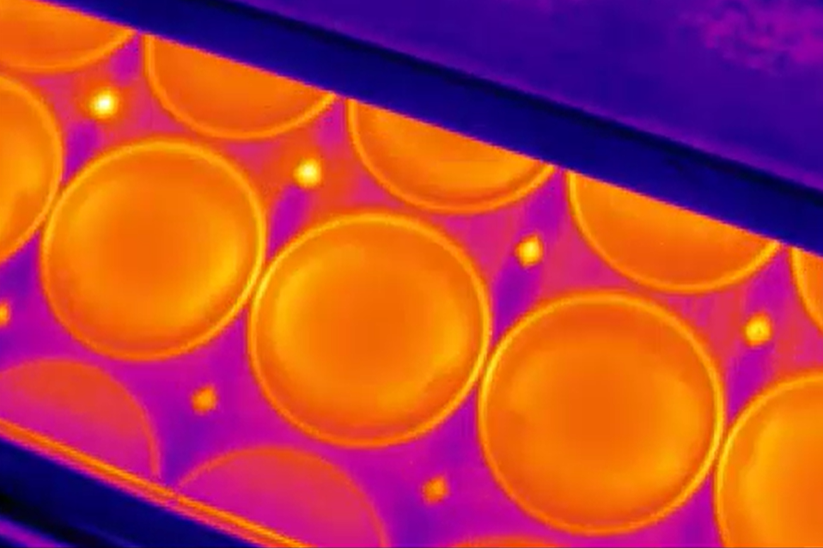
#> input picture Images/image1.png, 823 x 548 px, shrunk from 958 x 638 before the run, found by its file name
$ jupyter execute --allow-errors Assignment_01.ipynb
#> lines starting #> are read from the running program, lines starting #| are printed output that depends on the picture; after the words box and inside, x2 and y2 are one past the last pixel; in counts of white or black regions, pixels touching at a corner belong together
# Assignment 1: Automatic Pieces Detection and Quantification in Thermographic Images

**APVR Course 2025-2026**

## Objective
Design and implement a system capable of automatically detecting and counting complete circular pieces within thermographic images.

## Methodology
This implementation uses computer vision techniques including:
- Image preprocessing
- Hough Circle Transform for circle detection
- Boundary validation to ensure only complete pieces are counted
- Visual annotation for result verification

## 1. Import and Setup
Import necessary libraries for image processing and visualization.

[cell 1]
import cv2
import numpy as np
import matplotlib.pyplot as plt
import os

os.makedirs('output', exist_ok=True)

#### Image01 Detection

[cell 2]
img = cv2.imread('images/image1.png')
#> img is the input picture: shape (548, 823, 3); mean B, G, R 64.1, 64.2, 182.5

# Convert to grayscale for better circle detection
gray = cv2.cvtColor(img, cv2.COLOR_BGR2GRAY)

# Apply blur to reduce noise
blurred = cv2.GaussianBlur(gray, (9, 9), 0)

# Detect circles using Hough Transform
circles = cv2.HoughCircles(
    blurred, cv2.HOUGH_GRADIENT, dp=1, minDist=60, param1=50, param2=50, minRadius=100, maxRadius=145
)
#> circles = [[599.5, 413.5, 121.7], [365.5, 332.5, 116.9]]

# List to store only complete circles
complete_circles = []
h, w = blurred.shape
#> h = 548; w = 823

# Check if any circles were found
if circles is not None:
    for x, y, r in circles[0]:
        if (x-r > 0) and (x+r < w) and (y-r > 0) and (y+r < h):
            complete_circles.append((x, y, r))
#> this loop made 2 passes
#> after the loop, complete_circles = [(599.5, 413.5, 121.7), (365.5, 332.5, 116.9)]

output = img.copy()

# Draw each detected circle
for x, y, r in complete_circles:
    x, y, r = int(x), int(y), int(r)
    cv2.circle(output, (x, y), r, (0,1,0), 3)
    cv2.circle(output, (x, y), 2, (0,0,1), 3)
#> this loop made 2 passes
#> (x, y, r) on passes 1 to 2: (599, 413, 121), (365, 332, 116)
#> output: shape (548, 823, 3); 1.66% of pixels changed, all inside (x1, y1, x2, y2) = (247, 214, 723, 537)

# Show results
print("Circles found:", len(complete_circles))
#| Circles found: 2
output_rgb = cv2.cvtColor(output, cv2.COLOR_BGR2RGB)
cv2.imwrite('output/image01_detected.png', output)
plt.figure(figsize=(8, 8))
plt.imshow(output_rgb)
plt.show()

#### Image02 Detection

[cell 3]
image = cv2.imread('images/image2.png')
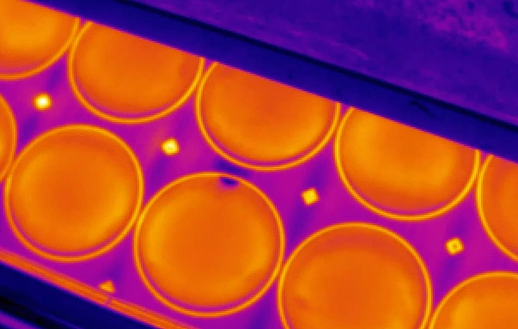
#> input picture Images/image2.png, 518 x 329 px, shrunk from 603 x 383 before the run, found by its file name
#> image is the input picture: shape (329, 518, 3); mean B, G, R 66.3, 61.4, 172.1
original_image = image.copy()

gray = cv2.cvtColor(image, cv2.COLOR_BGR2GRAY)
#> gray: shape (329, 518)
blurred = cv2.GaussianBlur(gray, (5, 5), 0)
#> blurred: shape (329, 518)

circles = cv2.HoughCircles(
    blurred, cv2.HOUGH_GRADIENT, dp=1, minDist=50, param1=100, param2=80, minRadius=74, maxRadius=100
)
#> circles = None
complete_circles = []
h, w = blurred.shape
#> h = 329; w = 518

#> (the rest of this cell did not finish here and is left out)

#### Image03 Detection

[cell 4]
image = cv2.imread('images/image3.png')
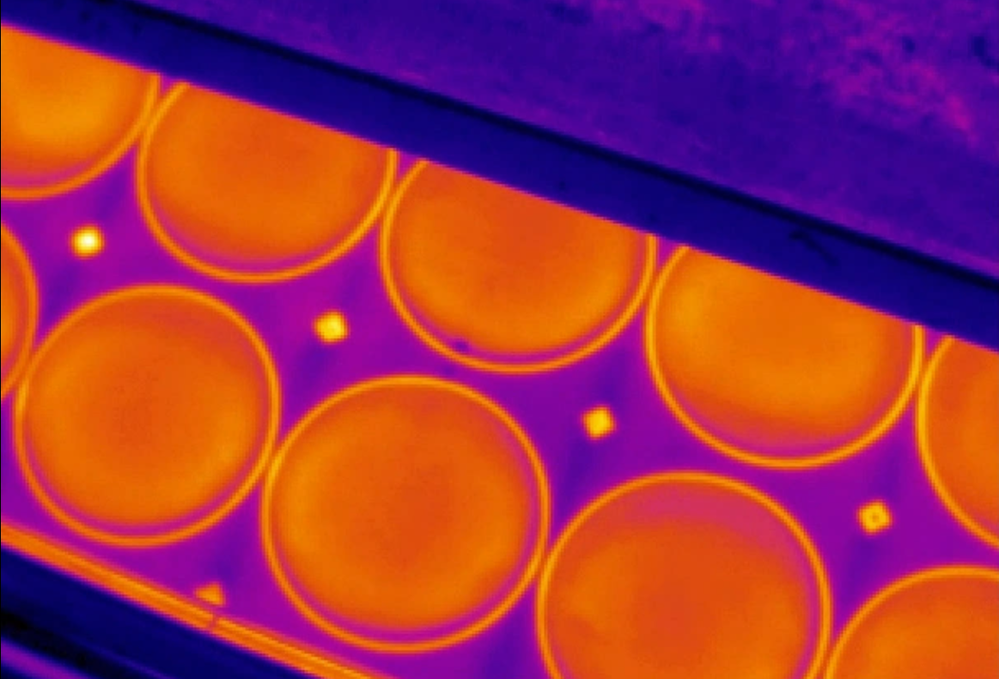
#> input picture Images/image3.png, 999 x 679 px, shrunk from 1163 x 791 before the run, found by its file name
#> image is the input picture: shape (679, 999, 3); mean B, G, R 73, 51.4, 159.5
original_image = image.copy()

gray = cv2.cvtColor(image, cv2.COLOR_BGR2GRAY)
#> gray: shape (679, 999)
blurred = cv2.GaussianBlur(gray, (5, 5), 0)
#> blurred: shape (679, 999)

circles = cv2.HoughCircles(
    blurred, cv2.HOUGH_GRADIENT, dp=1, minDist=50, param1=55, param2=90, minRadius=100, maxRadius=250
)
#> circles = [[401.5, 515.5, 138.8]]
complete_circles = []
h, w = blurred.shape
#> h = 679; w = 999

for x, y, r in circles[0]:
    if (x-r > 0) and (x+r < w) and (y-r > 0) and (y+r < h):
        complete_circles.append((x, y, r))
#> this loop made 1 pass
#> after the loop, complete_circles = [(401.5, 515.5, 138.8)]

output = image.copy()

for x, y, r in complete_circles:
    x, y, r = int(x), int(y), int(r)
    cv2.circle(output, (x, y), r, (0,1,0), 3)
    cv2.circle(output, (x, y), 2, (0,0,1), 3)
#> this loop made 1 pass
#> (x, y, r) on pass 1: (401, 515, 138)
#> output: shape (679, 999, 3)

print("Circles found:", len(complete_circles))
#| Circles found: 1
output_rgb = cv2.cvtColor(output, cv2.COLOR_BGR2RGB)
#> output_rgb: shape (679, 999, 3)
cv2.imwrite('output/image03_detected.png', output)
plt.figure(figsize=(8, 8))
plt.imshow(output_rgb)
plt.show()

#### Image04 Detection

[cell 5]
image = cv2.imread('images/image4.png')
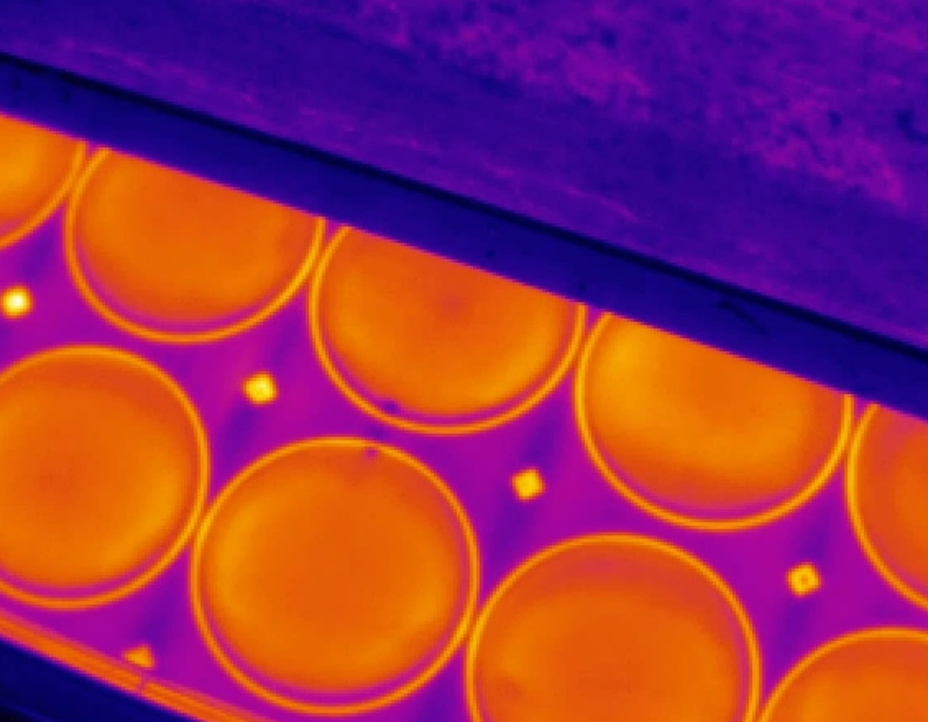
#> input picture Images/image4.png, 928 x 722 px, shrunk from 1080 x 840 before the run, found by its file name
#> image is the input picture: shape (722, 928, 3); mean B, G, R 81.2, 48.6, 152.3
original_image = image.copy()

gray = cv2.cvtColor(image, cv2.COLOR_BGR2GRAY)
#> gray: shape (722, 928)
blurred = cv2.GaussianBlur(gray, (5, 5), 0)
#> blurred: shape (722, 928)

circles = cv2.HoughCircles(
    blurred, cv2.HOUGH_GRADIENT, dp=1, minDist=50, param1=55, param2=90, minRadius=100, maxRadius=250
)
#> circles = [[332.5, 569.5, 137.6]]
complete_circles = []
h, w = blurred.shape
#> h = 722; w = 928

for x, y, r in circles[0]:
    if (x-r > 0) and (x+r < w) and (y-r > 0) and (y+r < h):
        complete_circles.append((x, y, r))
#> this loop made 1 pass
#> after the loop, complete_circles = [(332.5, 569.5, 137.6)]

output = image.copy()

for x, y, r in complete_circles:
    x, y, r = int(x), int(y), int(r)
    cv2.circle(output, (x, y), r, (0,1,0), 3)
    cv2.circle(output, (x, y), 2, (0,0,1), 3)
#> this loop made 1 pass
#> (x, y, r) on pass 1: (332, 569, 137)
#> output: shape (722, 928, 3)

print("Circles found:", len(complete_circles))
#| Circles found: 1
output_rgb = cv2.cvtColor(output, cv2.COLOR_BGR2RGB)
#> output_rgb: shape (722, 928, 3)
cv2.imwrite('output/image04_detected.png', output)
plt.figure(figsize=(8, 8))
plt.imshow(output_rgb)
plt.show()

#### Image05 Detection

[cell 6]
image = cv2.imread('images/image5.png')
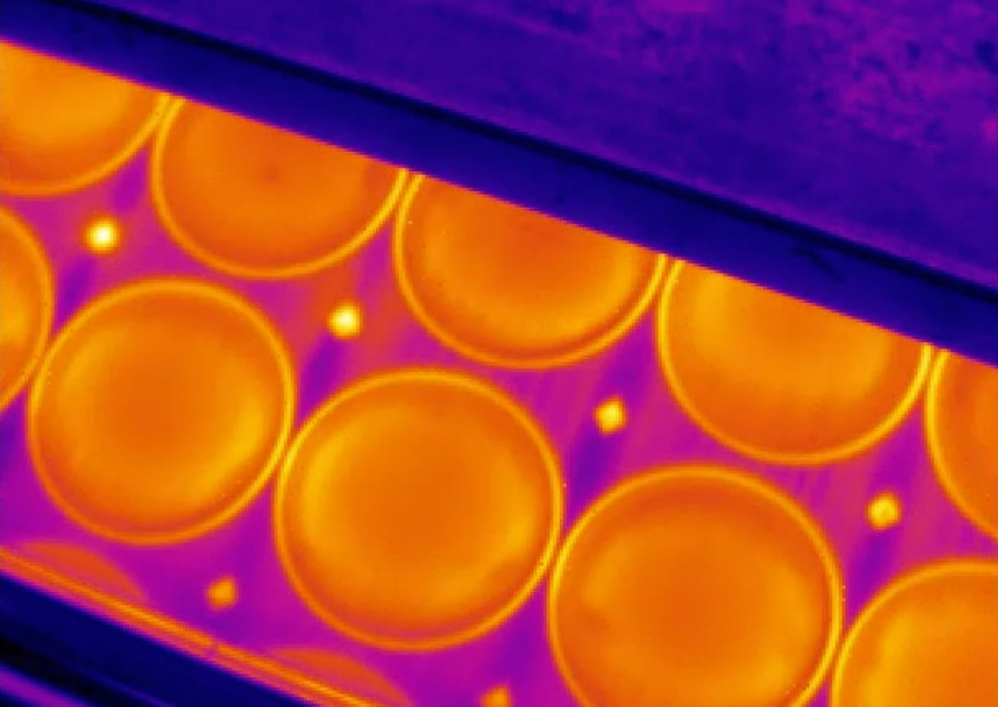
#> input picture Images/image5.png, 998 x 707 px, shrunk from 1162 x 823 before the run, found by its file name
#> image is the input picture: shape (707, 998, 3); mean B, G, R 64.5, 65.5, 167.5
original_image = image.copy()

gray = cv2.cvtColor(image, cv2.COLOR_BGR2GRAY)
#> gray: shape (707, 998)
blurred = cv2.GaussianBlur(gray, (5, 5), 0)
#> blurred: shape (707, 998)

circles = cv2.HoughCircles(
    blurred, cv2.HOUGH_GRADIENT, dp=1, minDist=50, param1=50, param2=70, minRadius=60, maxRadius=250
)
#> circles = [[414.5, 506.5, 135.5], [165.5, 404.5, 128.1], [701.5, 612.5, 146]]
complete_circles = []
h, w = blurred.shape
#> h = 707; w = 998

for x, y, r in circles[0]:
    if (x-r > 0) and (x+r < w) and (y-r > 0) and (y+r < h):
        complete_circles.append((x, y, r))
#> this loop made 3 passes
#> after the loop, complete_circles = [(414.5, 506.5, 135.5), (165.5, 404.5, 128.1)]

output = image.copy()

for x, y, r in complete_circles:
    x, y, r = int(x), int(y), int(r)
    cv2.circle(output, (x, y), r, (0,1,0), 3)
    cv2.circle(output, (x, y), 2, (0,0,1), 3)
#> this loop made 2 passes
#> (x, y, r) on passes 1 to 2: (414, 506, 135), (165, 404, 128)
#> output: shape (707, 998, 3)

print("Circles found:", len(complete_circles))
#| Circles found: 2
output_rgb = cv2.cvtColor(output, cv2.COLOR_BGR2RGB)
#> output_rgb: shape (707, 998, 3)
cv2.imwrite('output/image05_detected.png', output)
plt.figure(figsize=(8, 8))
plt.imshow(output_rgb)
plt.show()

#### Image06 Detection

[cell 7]
image = cv2.imread('images/image6.png')
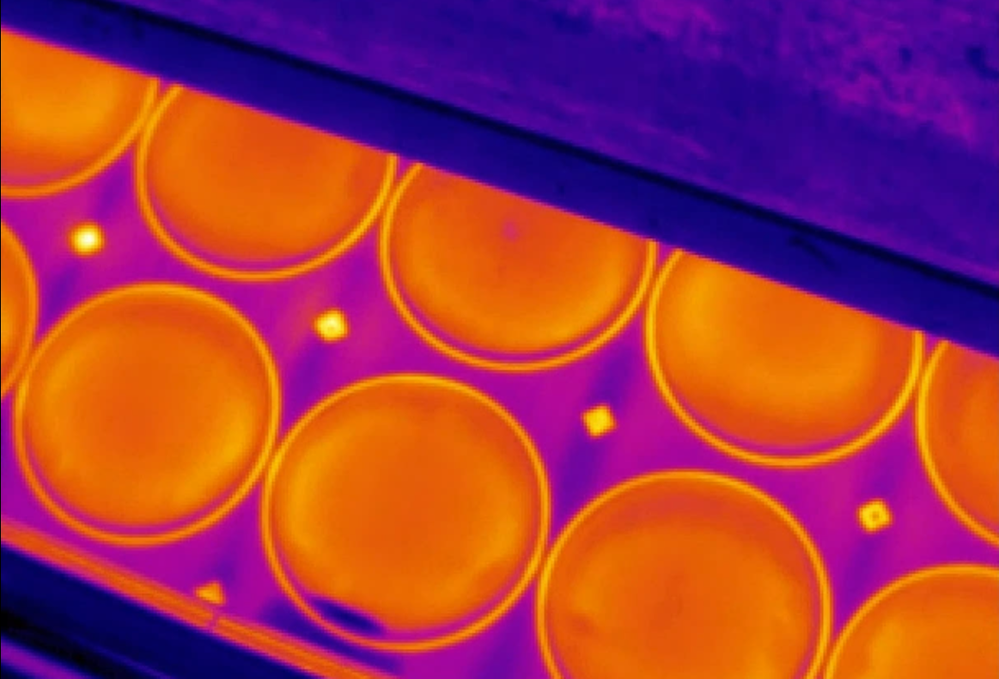
#> input picture Images/image6.png, 999 x 679 px, shrunk from 1163 x 790 before the run, found by its file name
#> image is the input picture: shape (679, 999, 3); mean B, G, R 71.1, 56.1, 162.7
original_image = image.copy()

gray = cv2.cvtColor(image, cv2.COLOR_BGR2GRAY)
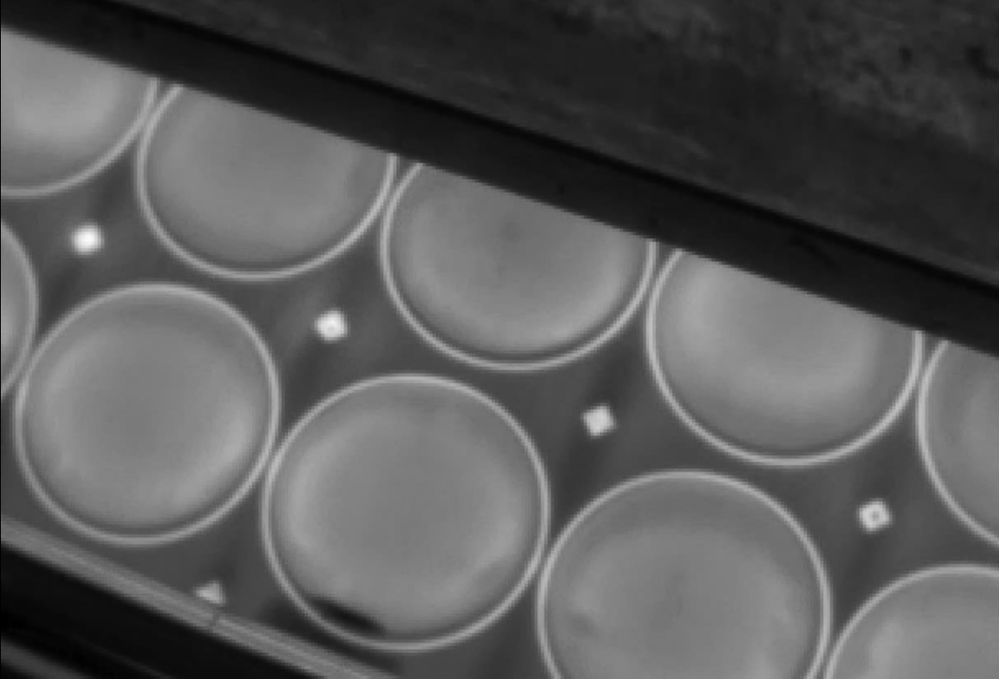
#> gray: shape (679, 999); min 0, max 251, mean 89.7
blurred = cv2.GaussianBlur(gray, (5, 5), 0)
#> blurred: shape (679, 999)

circles = cv2.HoughCircles(
    blurred, cv2.HOUGH_GRADIENT, dp=1, minDist=50, param1=50, param2=90, minRadius=60, maxRadius=250
)
#> circles = [[408.5, 511.5, 139], [141.5, 411.5, 132.3]]
complete_circles = []
h, w = blurred.shape
#> h = 679; w = 999

for x, y, r in circles[0]:
    if (x-r > 0) and (x+r < w) and (y-r > 0) and (y+r < h):
        complete_circles.append((x, y, r))
#> this loop made 2 passes
#> after the loop, complete_circles = [(408.5, 511.5, 139), (141.5, 411.5, 132.3)]

output = image.copy()

for x, y, r in complete_circles:
    x, y, r = int(x), int(y), int(r)
    cv2.circle(output, (x, y), r, (0,0,1), 3)
    cv2.circle(output, (x, y), 2, (0,1,0), 3)
#> this loop made 2 passes
#> (x, y, r) on passes 1 to 2: (408, 511, 139), (141, 411, 132)
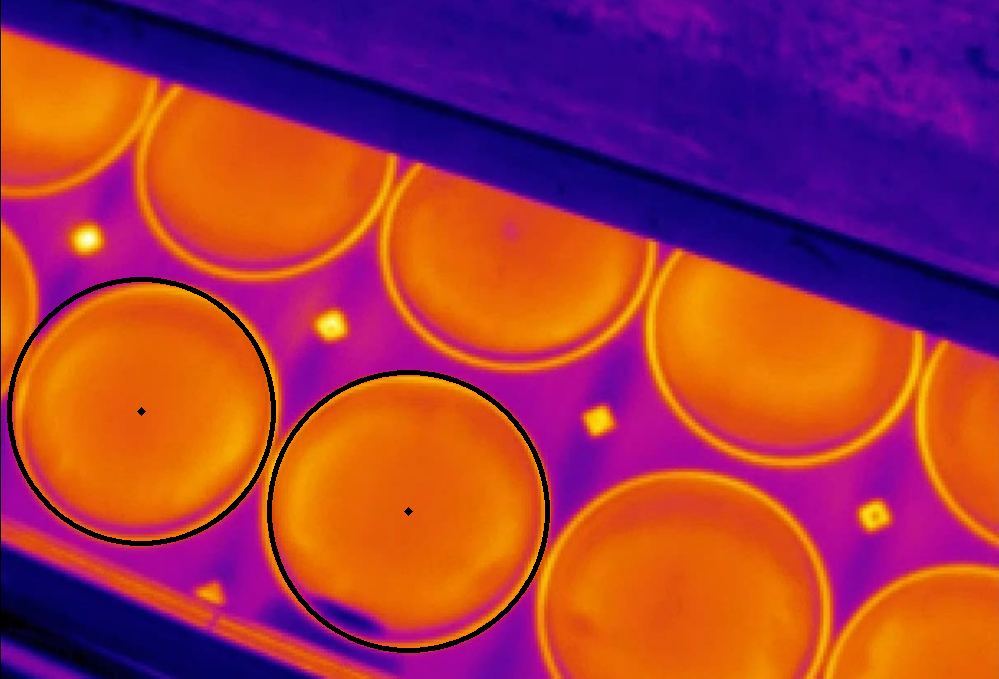
#> output: shape (679, 999, 3); 1.27% of pixels changed, all inside (x1, y1, x2, y2) = (7, 277, 550, 653)

print("Circles found:", len(complete_circles))
#| Circles found: 2
output_rgb = cv2.cvtColor(output, cv2.COLOR_BGR2RGB)
#> output_rgb: shape (679, 999, 3)
cv2.imwrite('output/image06_detected.png', output)
plt.figure(figsize=(8, 8))
plt.imshow(output_rgb)
plt.show()
